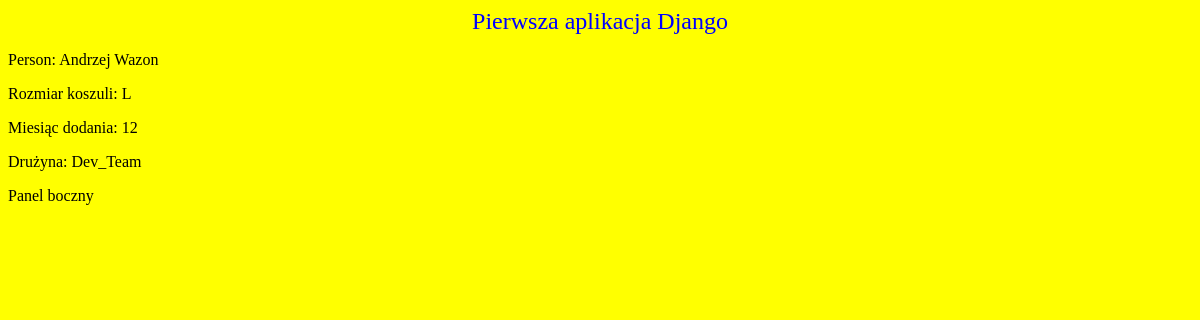
The app's page /folder_aplikacji/persons_html/1/ with its own data.
### folder_aplikacji/models.py (models this page shows, shortened)
class Person(models.Model):
    name = models.CharField(max_length=60)
    pseudonim = models.CharField(max_length=80, default="")
    shirt_size = models.CharField(max_length=1, choices=SHIRT_SIZES, default=SHIRT_SIZES[0][0])
    month_added = models.IntegerField(choices=MONTHS.choices, default=MONTHS.choices[0][0])
    team = models.ForeignKey(Team, null=True, blank=True, on_delete=models.SET_NULL)

class Team(models.Model):
    name = models.CharField(max_length=60)
    country = models.CharField(max_length=2)

### folder_aplikacji/views.py (the view)
# urls.py: path("persons_html/<int:id>/", views.person_detail_html),
def person_detail_html(request, id):
    try:
        person = Person.objects.get(id=id)
    except Person.DoesNotExist:
        raise Http404("Obiekt Person o podanym id nie istnieje")
    return render(request,
                  "folder_aplikacji/person/detail.html",
                  {'person': person})

### folder_aplikacji/templates/folder_aplikacji/person/detail.html (shortened to what this page needs)
{% extends "folder_aplikacji/base.html" %}
{% block content %}
<p>Person: {{ person.name }}</p>
<p>Rozmiar koszuli: {{ person.shirt_size }}</p>
<p>Miesiąc dodania: {{ person.month_added }}</p>
<p>Drużyna: {{ person.team.name }}</p>
{% endblock %}

### folder_aplikacji/static/css/folder_aplikacji.css (style rules this page uses)
body { background-color: yellow; }

### records on screen
Person: name "Andrzej Wazon", shirt_size "L", month_added "12", team.name "Dev_Team"
